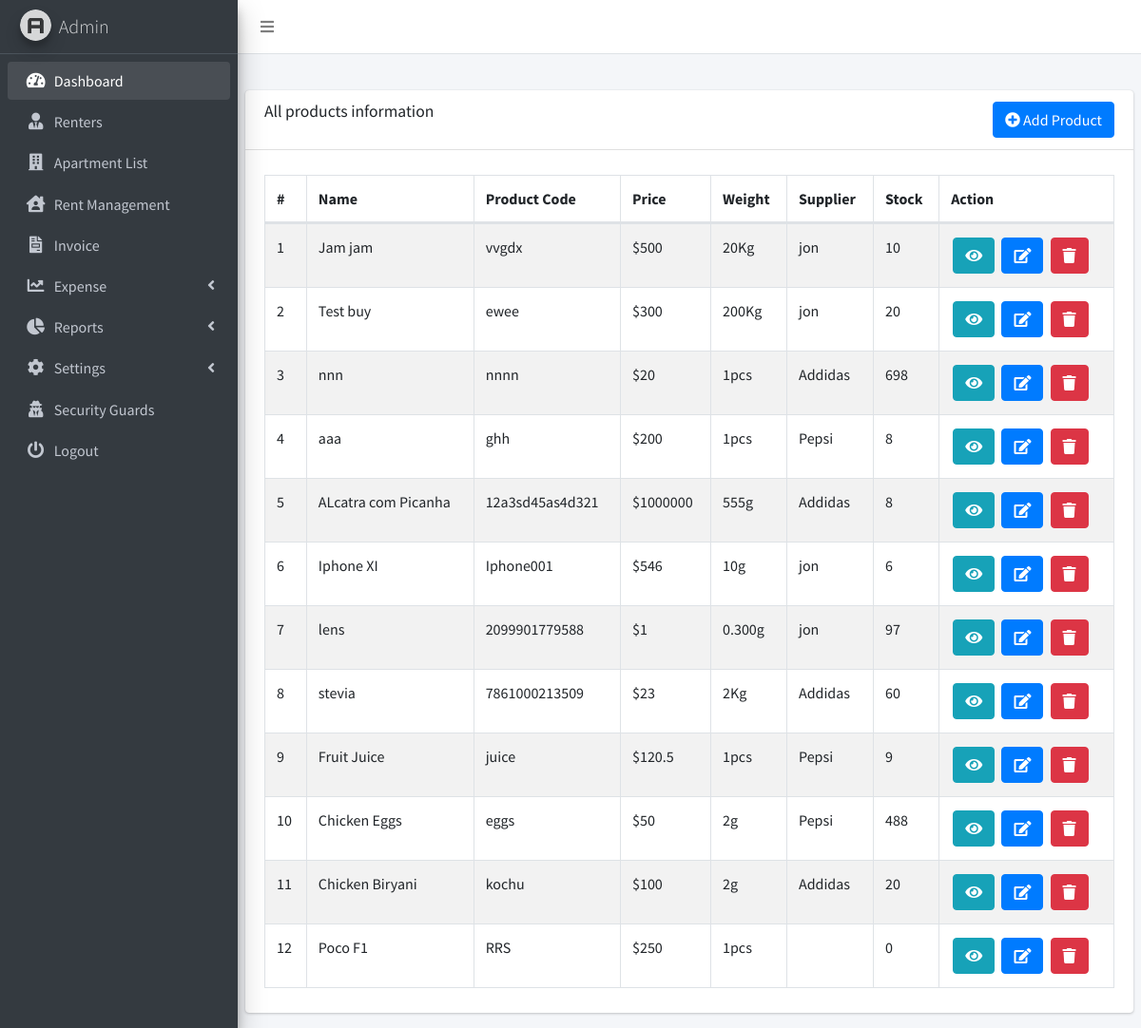
The page /products.php (signed in) on the database its author committed.
### tables this page shows
CREATE TABLE `products` (
  `product_id` int(11) NOT NULL,
  `product_name` varchar(255) NOT NULL,
  `product_code` text NOT NULL,
  `product_category_id` int(5) NOT NULL,
  `product_description` text NOT NULL,
  `product_buy_price` float NOT NULL DEFAULT '0',
  `product_sell_price` float NOT NULL,
  `product_weight` varchar(255) NOT NULL,
  `product_weight_unit_id` int(11) NOT NULL,
  `product_supplier_id` int(11) NOT NULL,
  `product_image` text NOT NULL,
  `product_stock` int(255) NOT NULL,
  `timestamp` timestamp NOT NULL DEFAULT CURRENT_TIMESTAMP ON UPDATE CURRENT_TIMESTAMP
);

CREATE TABLE `shop` (
  `shop_id` int(11) NOT NULL,
  `shop_name` varchar(255) NOT NULL,
  `shop_contact` varchar(255) NOT NULL,
  `shop_email` varchar(255) NOT NULL,
  `shop_address` varchar(255) NOT NULL,
  `tax` varchar(11) NOT NULL,
  `currency_symbol` varchar(20) NOT NULL,
  `shop_status` varchar(255) NOT NULL
);

CREATE TABLE `weight_unit` (
  `weight_unit_id` int(11) NOT NULL,
  `weight_unit_name` varchar(255) NOT NULL
);

CREATE TABLE `suppliers` (
  `suppliers_id` int(255) NOT NULL,
  `suppliers_name` varchar(255) NOT NULL,
  `suppliers_contact_person` varchar(255) NOT NULL,
  `suppliers_cell` varchar(255) NOT NULL,
  `suppliers_email` varchar(255) NOT NULL,
  `suppliers_address` varchar(255) NOT NULL,
  `timestamp` timestamp NOT NULL DEFAULT CURRENT_TIMESTAMP ON UPDATE CURRENT_TIMESTAMP
);

### my_function.php (called while the page is built, shortened)
<?php
function weightUnit($weight_unit_id)
{
    global $con;
    $sql = mysqli_query($con, "SELECT * FROM weight_unit WHERE weight_unit_id='$weight_unit_id'");
    $weight_unit_data = mysqli_fetch_assoc($sql);
    $weight_unit_name = $weight_unit_data['weight_unit_name'];
    return $weight_unit_name;
}
function supplierName($suppliers_id)
{
    global $con;
    $sql = mysqli_query($con, "SELECT * FROM suppliers WHERE suppliers_id='$suppliers_id'");
    $suppliers_data = mysqli_fetch_assoc($sql);
    $suppliers_name = $suppliers_data['suppliers_name'];
    return $suppliers_name;
}
function getCurrency()
{
    global $con;
    $result = mysqli_query($con, "SELECT currency_symbol FROM shop WHERE shop_id=1 ");
    $row = mysqli_fetch_assoc($result);
    $currency = $row['currency_symbol'];
    return $currency;
}
?>

### products.php (the view, shortened to what this page needs)
<!DOCTYPE html>
<html lang="en">
<head>
    <link rel="stylesheet" href="dist/css/preloader.css">
    <link rel="stylesheet" href="plugins/fontawesome-free/css/all.min.css">
    <link rel="stylesheet" href="https://code.ionicframework.com/ionicons/2.0.1/css/ionicons.min.css">
    <link rel="stylesheet" href="plugins/datatables-bs4/css/dataTables.bootstrap4.min.css">
    <link rel="stylesheet" href="plugins/datatables-responsive/css/responsive.bootstrap4.min.css">
    <link rel="stylesheet" href="dist/css/buttons.dataTables.min.css">
    <link rel="stylesheet" href="dist/css/adminlte.min.css">
</head>
<body class="hold-transition sidebar-mini">
<div class="wrapper">
    <nav class="main-header navbar navbar-expand navbar-white navbar-light">
        <ul class="navbar-nav">
            <li class="nav-item">
                <a class="nav-link" data-widget="pushmenu" href="#" role="button"><i class="fas fa-bars"></i></a>
            </li>
        </ul>
    </nav>
    <aside class="main-sidebar sidebar-dark-primary elevation-4">
        <a href="#" class="brand-link">
            <img src="dist/img/AdminLTELogo.png"
                 alt="AdminLTE Logo"
                 class="brand-image img-circle elevation-3"
                 style="opacity: .8">
            <span class="brand-text font-weight-light">Admin</span>
        </a>
        <?php include 'sidebar.php'?>
    </aside>
    <div class="content-wrapper">
        <section class="content-header">
        </section>
        <section class="content">
            <div class="row">
                <div class="col-12">
                    <div class="card">
                        <div class="card-header">
                            <button type="button" onclick="location.href = 'add_product.php';"
                                    class="btn btn-primary float-right"><i class='fas fa-plus-circle'></i> Add Product
                            </button>
                            <h3 class="card-title">All products information</h3>
                        </div>
                        <div class="card-body">
                            <table id="example1" class="table table-bordered table-striped">
                                <thead>
                                <tr>
                                    <th>#</th>
                                    <th>Name</th>
                                    <th>Product Code</th>
                                    <th>Price</th>
                                    <th>Weight</th>
                                    <th>Supplier</th>
                                    <th>Stock</th>
                                    <?php
                                    $user_type = $_SESSION['user_type'];
                                    if ($user_type == 'admin') {
                                        ?>
                                        <th>Action</th>
                                        <?php
                                    }
                                    ?>
                                </tr>
                                </thead>
                                <tbody>
                                <?php
                                include('db_connect.php');
                                include('my_function.php');
                                $currency = getCurrency();
                                $sql = "SELECT * FROM products ORDER BY product_id DESC";
                                $result = mysqli_query($con, $sql);
                                $i = 1;
                                while ($row = mysqli_fetch_array($result)) {
                                    echo "<tr>";
                                    echo "<td>" . $i . "</td>";
                                    echo "<td>" . $row['product_name'] . "</td>";
                                    echo "<td>" . $row['product_code'] . "</td>";
                                    echo "<td>" . $currency . $row['product_sell_price'] . "</td>";
                                    echo "<td>" . $row['product_weight'] . weightUnit($row['product_weight_unit_id']) . "</td>";
                                    echo "<td>" . supplierName($row['product_supplier_id']) . "</td>";
                                    echo "<td>" . $row['product_stock'] . "</td>";
                                    if ($user_type=='admin') {
                                        echo "<td><a style='margin: 2px' class='btn btn-info'  href=\"view_product.php?id=" . $row['product_id'] . "\" ><i class='fas fa-eye'></i></a>  ";
                                        echo "<a style='margin: 2px' class='btn btn-primary'  href=\"edit_product.php?id=" . $row['product_id'] . "\" ><i class='fas fa-edit'></i></a>  ";
                                        echo "<a style='margin:2px' class='confirmation btn btn-danger'  href=\"delete_product.php?id=" . $row['product_id'] . "\" ><i class='fas fa-trash'></i></a></td>";
                                    }
                                    $i++;
                                    echo "</tr> ";
                                }
                                echo " </tbody>";
                                echo " </table>";
                                ?>
                        </div>
                    </div>
                </div>
            </div>
        </section>
    </div>
</div>
</body>
</html>

### rows shown on the page
products: product_name "Jam jam", product_code "vvgdx", product_sell_price "500", product_weight "20", product_weight_unit.weight_unit_name "Kg", product_supplier.suppliers_name "jon", product_stock "10"
shop: currency_symbol "$"
products: product_name "Test buy", product_code "ewee", product_sell_price "300", product_weight "200", product_weight_unit.weight_unit_name "Kg", product_supplier.suppliers_name "jon", product_stock "20"
products: product_name "nnn", product_code "nnnn", product_sell_price "20", product_weight "1", product_weight_unit.weight_unit_name "pcs", product_supplier.suppliers_name "Addidas", product_stock "698"
products: product_name "aaa", product_code "ghh", product_sell_price "200", product_weight "1", product_weight_unit.weight_unit_name "pcs", product_supplier.suppliers_name "Pepsi", product_stock "8"
products: product_name "ALcatra com Picanha", product_code "12a3sd45as4d321", product_sell_price "1000000", product_weight "555", product_weight_unit.weight_unit_name "g", product_supplier.suppliers_name "Addidas", product_stock "8"
products: product_name "Iphone XI", product_code "Iphone001", product_sell_price "546", product_weight "10", product_weight_unit.weight_unit_name "g", product_supplier.suppliers_name "jon", product_stock "6"
products: product_name "lens", product_code "2099901779588", product_sell_price "1", product_weight "0.300", product_weight_unit.weight_unit_name "g", product_supplier.suppliers_name "jon", product_stock "97"
products: product_name "stevia", product_code "7861000213509", product_sell_price "23", product_weight "2", product_weight_unit.weight_unit_name "Kg", product_supplier.suppliers_name "Addidas", product_stock "60"
products: product_name "Fruit Juice", product_code "juice", product_sell_price "120.5", product_weight "1", product_weight_unit.weight_unit_name "pcs", product_supplier.suppliers_name "Pepsi", product_stock "9"
products: product_name "Chicken Eggs", product_code "eggs", product_sell_price "50", product_weight "2", product_weight_unit.weight_unit_name "g", product_supplier.suppliers_name "Pepsi", product_stock "488"
products: product_name "Chicken Biryani", product_code "kochu", product_sell_price "100", product_weight "2", product_weight_unit.weight_unit_name "g", product_supplier.suppliers_name "Addidas", product_stock "20"
products: product_name "Poco F1", product_code "RRS", product_sell_price "250", product_weight "1", product_weight_unit.weight_unit_name "pcs", product_stock "0"
